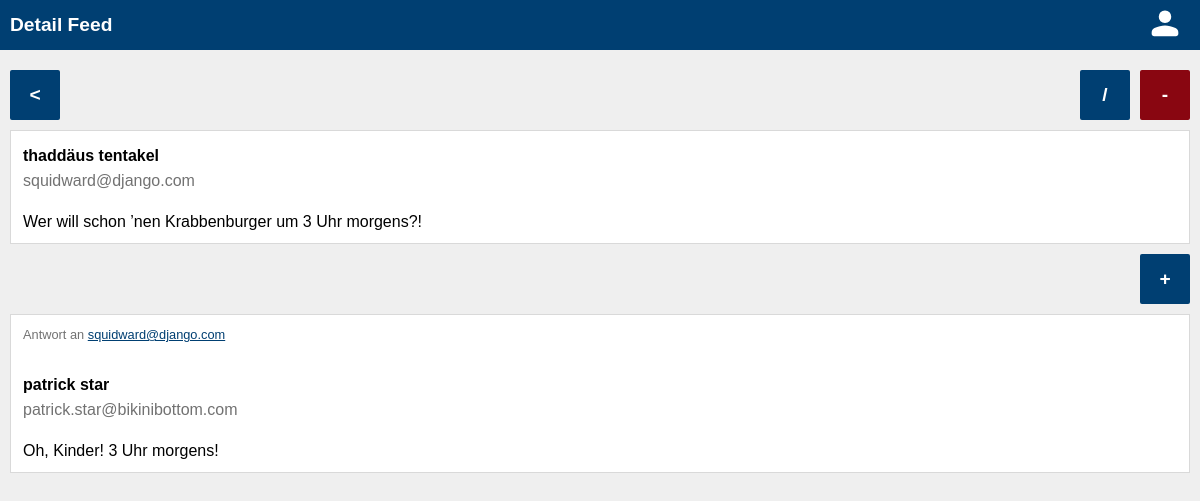
Page /feeds/18 on the committed database.
### feeds/models.py (models this page shows)
class Feed(models.Model):
    text = models.TextField(max_length=200)
    author = models.ForeignKey(
        User,
        on_delete=models.CASCADE,
        related_name="feeds",
    )
    class Meta:
        ordering = ['-id']

### authentication/models.py (models this page shows)
class User(AbstractUser):
    email = models.EmailField(_("email address"), unique=True)
    USERNAME_FIELD = "email"
    REQUIRED_FIELDS = ["username"]
    birthdate = models.DateField(null = True)
    verified = models.BooleanField(null = True)
    role = models.ForeignKey(Role, on_delete=models.SET_NULL, related_name="roles", null=True, blank=True)

### commentary/models.py (models this page shows)
class Commentary(models.Model):
    text = models.TextField(max_length=200)
    feed = models.ForeignKey(Feed, on_delete=models.CASCADE, related_name="commentaries")
    author = models.ForeignKey(User, on_delete=models.CASCADE, related_name="commentaries")
    class Meta:
        ordering = ['-id']

### feeds/views.py (the view)
# urls.py: path("feeds/<slug:pk>", FeedView.as_view(), name="feed"),
class FeedView(generic.DetailView):
    model = Feed
    template_name = "feeds/feed.html"

### feeds/templates/feeds/feed.html (shortened to what this page needs)
{% load static %}
<!DOCTYPE html>
<html lang="en">
<head>
    <link rel="stylesheet" href="{% static 'global.css' %}">
    <link rel="stylesheet" href="{% static 'header.css' %}">
    <link rel="stylesheet" href="{% static 'style.css' %}">
    <link rel="stylesheet" href="{% static 'feeds.css' %}">
</head>
<body>
<header>
    <h1 class="title">Detail Feed</h1>
    <div class="profile">
        <a href="/account/"><img src="{% static 'svgs/account.svg' %}" height="40px" /></a>
    </div>
</header>
<main>
    <div class="grid-buttons grid-buttons-detail">
        <a href="{% url 'feeds' %}" class="crud-button back">
            <p><</p>
        </a>
        <a href="{% url 'feed_update' feed.id %}" class="crud-button update">
            <p>/</p>
        </a>
        <form class="delete" action="{% url 'feed_delete' feed.id %}" method="post">
            <input type="submit" value="-" />
        </form>
    </div>
    <div class="card feed">
        <a href="{% url 'user' feed.author.id %}" class="author">
            {% if feed.author.first_name != "" and feed.author.last_name != "" %}
                <p class="fulname">{{ feed.author.first_name }} {{ feed.author.last_name }}</p>
            {% else %}
                <p class="fulname">Unknown</p>
            {% endif %}
            <p class="email">{{ feed.author.email }}</p>
        </a>
        <div class="text">
            <p>{{ feed.text }}</p>
        </div>
    </div>
    <div class="grid-buttons grid-buttons-home">
        <a href="{% url 'commentary_create' feed.id %}"  class="crud-button create">+</a>
    </div>
    <div class="grid-commentaries">
        {% for commentary in feed.commentaries.all %}
            <a href={% url 'commentary' commentary.id %}>
                <div class="card commentary">
                    <div class="answer">
                        <p>Antwort an <span class="answer-email">{{ commentary.feed.author.email }}</span> </p>
                    </div>
                    <div class="author">
                        {% if commentary.author.first_name != "" and commentary.author.last_name != "" %}
                                <p class="fulname">{{ commentary.author.first_name }} {{ commentary.author.last_name }}</p>
                            {% else %}
                                <p class="fulname">Unknown</p>
                            {% endif %}
                            <p class="email">{{ commentary.author.email }}</p>
                    </div>
                    <div class="text">
                        <p>{{ commentary.text }}</p>
                    </div>
            </div>
            </a>
        {% endfor %}
    </div>
</main>

### authentication/static/global.css (style rules this page uses)
* { margin: 0; padding: 0; font-family: "Quicksand-Regular", sans-serif; }
html, body { height: 100%; background-color: #EFEFEF; }
main { position: relative; padding: 10px; }
a { color: #003f72; text-decoration: none; }

### authentication/static/header.css (style rules this page uses)
header { height: 50px; display: grid; grid-template-rows: 50px; grid-template-columns: 1fr 50px; grid-template-areas: "title profile"; background-color: #003f72; color: white; font-weight: bold; padding: 0 10px; }
header .title { grid-area: title; font-size: 1.2rem; display: flex; align-items: center; }
.profile { grid-area: profile; display: flex; justify-content: center; align-items: center; filter: invert(); }
.profile a { justify-content: center; align-items: center; }

### authentication/static/style.css (style rules this page uses)
.card { border-color: #d9d9d9; border-width: 1px; border-style: solid; background-color: white; }

### feeds/static/feeds.css (style rules this page uses)
.grid-buttons { display: grid; grid-gap: 10px; grid-template-columns: 50px 1fr 50px 50px; grid-template-rows: 50px; margin: 10px 0; }
.grid-buttons-home { grid-template-areas: ". . . create"; }
.grid-buttons-detail { grid-template-areas: "back . update delete"; }
.crud-button { cursor: pointer; display: flex; justify-content: center; align-items: center; color: white; font-size: 1.2rem; font-weight: bold; border-radius: 2px; }
.back { grid-area: back; background-color: #003f72; }
.delete { grid-area: delete; background-color: #890611; display: flex; border-radius: 2px; }
.delete input { width: 100%; border-width: 0; background-color: transparent; color: white; font-size: 1.2rem; font-weight: bold; cursor: pointer; }
.update { grid-area: update; background-color: #003f72; }
.create { grid-area: create; background-color: #003f72; }
.feed { display: grid; grid-gap: 20px; grid-template-columns: 1fr; grid-template-rows: 50px 1fr; grid-template-areas: "author" "text"; padding: 12px; }
.feed a, .feed p, .commentary a, .commentary p { text-decoration: none; color: black; word-break: break-word; }
.feed .author { grid-area: author; display: grid; grid-template-rows: 1fr 1fr; grid-template-columns: 1fr; grid-template-areas: "fulname" "email"; }
.author .fulname { font-weight: bold; grid-area: fulname; display: flex; align-items: center; }
.author .email { grid-area: email; display: flex; align-items: center; color: #727272 }
.feed .text { grid-area: text; }
.grid-commentaries { display: grid; grid-gap: 20px; }
.commentary { display: grid; grid-gap: 20px; grid-template-columns: 1fr; grid-template-rows: 25px 50px 1fr; grid-template-areas: "answer" "author" "text"; padding: 12px; }
.commentary .author { grid-area: author; display: grid; grid-template-rows: 1fr 1fr; grid-template-columns: 1fr; grid-template-areas: "fulname" "email"; }
.commentary .answer { grid-area: answer; }
.answer { font-size: 0.8rem; }
.answer p { color: #727272 }
.answer .answer-email { text-decoration: underline; color: #003f72; }

### rows in the picture
Feed: author.first_name "thaddäus", author.last_name "tentakel", author.email "squidward@django.com", text "Wer will schon ’nen Krabbenburger um 3 Uhr morgens?!"
Commentary: feed.author.email "squidward@django.com", author.first_name "patrick", author.last_name "star", author.email "patrick.star@bikinibottom.com", text "Oh, Kinder! 3 Uhr morgens!"
